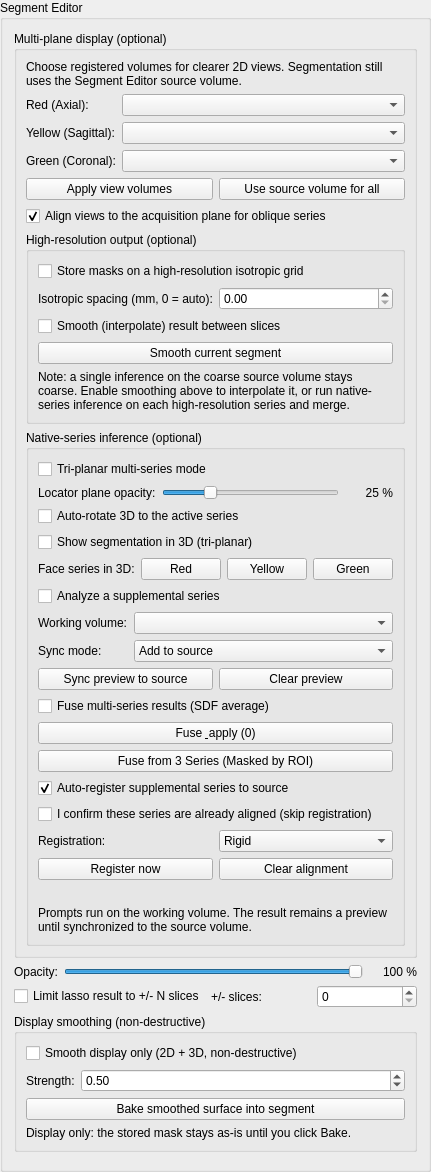
    <widget class="QGroupBox" name="segmentationGroup">
     <property name="title">
      <string>Segment Editor</string>
     </property>
     <layout class="QVBoxLayout" name="segmentEditorLayout">
      <item>
       <widget class="QGroupBox" name="planeDisplayGroup">
        <property name="title">
         <string>Multi-plane display (optional)</string>
        </property>
        <layout class="QVBoxLayout" name="verticalLayout_planeDisplay">
         <item>
          <widget class="QLabel" name="lblPlaneDisplayHelp">
           <property name="text">
            <string>Choose registered volumes for clearer 2D views. Segmentation still uses the Segment Editor source volume.</string>
           </property>
           <property name="wordWrap">
            <bool>true</bool>
           </property>
          </widget>
         </item>
         <item>
          <layout class="QFormLayout" name="formLayout_planeDisplay">
           <item row="0" column="0">
            <widget class="QLabel" name="lblRedDisplayVolume">
             <property name="text">
              <string>Red (Axial):</string>
             </property>
            </widget>
           </item>
           <item row="0" column="1">
            <widget class="qMRMLNodeComboBox" name="cbRedDisplayVolume">
             <property name="nodeTypes">
              <stringlist>
               <string>vtkMRMLScalarVolumeNode</string>
              </stringlist>
             </property>
             <property name="noneEnabled">
              <bool>true</bool>
             </property>
             <property name="addEnabled">
              <bool>false</bool>
             </property>
             <property name="removeEnabled">
              <bool>false</bool>
             </property>
             <property name="renameEnabled">
              <bool>false</bool>
             </property>
            </widget>
           </item>
           <item row="1" column="0">
            <widget class="QLabel" name="lblYellowDisplayVolume">
             <property name="text">
              <string>Yellow (Sagittal):</string>
             </property>
            </widget>
           </item>
           <item row="1" column="1">
            <widget class="qMRMLNodeComboBox" name="cbYellowDisplayVolume">
             <property name="nodeTypes">
              <stringlist>
               <string>vtkMRMLScalarVolumeNode</string>
              </stringlist>
             </property>
             <property name="noneEnabled">
              <bool>true</bool>
             </property>
             <property name="addEnabled">
              <bool>false</bool>
             </property>
             <property name="removeEnabled">
              <bool>false</bool>
             </property>
             <property name="renameEnabled">
              <bool>false</bool>
             </property>
            </widget>
           </item>
           <item row="2" column="0">
            <widget class="QLabel" name="lblGreenDisplayVolume">
             <property name="text">
              <string>Green (Coronal):</string>
             </property>
            </widget>
           </item>
           <item row="2" column="1">
            <widget class="qMRMLNodeComboBox" name="cbGreenDisplayVolume">
             <property name="nodeTypes">
              <stringlist>
               <string>vtkMRMLScalarVolumeNode</string>
              </stringlist>
             </property>
             <property name="noneEnabled">
              <bool>true</bool>
             </property>
             <property name="addEnabled">
              <bool>false</bool>
             </property>
             <property name="removeEnabled">
              <bool>false</bool>
             </property>
             <property name="renameEnabled">
              <bool>false</bool>
             </property>
            </widget>
           </item>
          </layout>
         </item>
         <item>
         <layout class="QHBoxLayout" name="horizontalLayout_planeDisplayActions">
           <item>
            <widget class="QPushButton" name="pbApplyPlaneDisplayVolumes">
             <property name="toolTip">
              <string>Use the selected registered volumes as the Red, Yellow, and Green slice-view backgrounds. Empty selections fall back to the current Segment Editor source volume.</string>
             </property>
             <property name="text">
              <string>Apply view volumes</string>
             </property>
            </widget>
           </item>
           <item>
            <widget class="QPushButton" name="pbResetPlaneDisplayVolumes">
             <property name="toolTip">
              <string>Restore the current Segment Editor source volume as the background in all three slice views.</string>
             </property>
             <property name="text">
              <string>Use source volume for all</string>
             </property>
            </widget>
          </item>
         </layout>
        </item>
        <item>
         <widget class="QCheckBox" name="cbSnapSlicesToGrid">
          <property name="toolTip">
           <string>For obliquely acquired series, the standard axial/sagittal/coronal views reslice the volume at an angle, so scrolling never lands on the real acquired slices. Enable this to rotate the slice views to the series' own acquisition planes: the image is straightened, the slice-intersection cross follows the real series axes, and one view scrolls through the original slices. Axis-aligned series are left unchanged.</string>
          </property>
          <property name="text">
           <string>Align views to the acquisition plane for oblique series</string>
          </property>
          <property name="checked">
           <bool>true</bool>
          </property>
         </widget>
        </item>
        <item>
         <widget class="QGroupBox" name="highResOutputGroup">
          <property name="title">
           <string>High-resolution output (optional)</string>
          </property>
          <layout class="QVBoxLayout" name="verticalLayout_highResOutput">
           <item>
            <widget class="QCheckBox" name="cbEnableHighResOutput">
             <property name="toolTip">
              <string>Store the segment on a high-resolution isotropic grid instead of the coarse source volume, so results stay sharp in all three planes. A larger field of view at fine spacing uses more memory.</string>
             </property>
             <property name="text">
              <string>Store masks on a high-resolution isotropic grid</string>
             </property>
            </widget>
           </item>
           <item>
            <layout class="QFormLayout" name="formLayout_highResOutput">
             <item row="0" column="0">
              <widget class="QLabel" name="lblOutputSpacing">
               <property name="text">
                <string>Isotropic spacing (mm, 0 = auto):</string>
               </property>
              </widget>
             </item>
             <item row="0" column="1">
              <widget class="QDoubleSpinBox" name="sbOutputSpacing">
               <property name="decimals">
                <number>2</number>
               </property>
               <property name="minimum">
                <double>0.000000000000000</double>
               </property>
               <property name="maximum">
                <double>10.000000000000000</double>
               </property>
               <property name="singleStep">
                <double>0.100000000000000</double>
               </property>
               <property name="value">
                <double>0.000000000000000</double>
               </property>
              </widget>
             </item>
            </layout>
           </item>
           <item>
            <widget class="QCheckBox" name="cbSmoothInterpolate">
             <property name="toolTip">
              <string>Interpolate each coarse segmentation result onto the high-resolution grid using shape-based (signed-distance) interpolation, so the boundary is smooth in all three planes instead of stair-stepped. Requires the high-resolution output grid; enabling this turns it on automatically.</string>
             </property>
             <property name="text">
              <string>Smooth (interpolate) result between slices</string>
             </property>
            </widget>
           </item>
           <item>
            <widget class="QPushButton" name="pbSmoothCurrentSegment">
             <property name="toolTip">
              <string>Re-run shape-based smoothing on the whole current segment, e.g. after erasing or other manual edits. Requires the high-resolution output grid; clicking enables it if needed. Undoable from the Segment Editor.</string>
             </property>
             <property name="text">
              <string>Smooth current segment</string>
             </property>
            </widget>
           </item>
           <item>
            <widget class="QLabel" name="lblHighResOutputHelp">
             <property name="text">
              <string>Note: a single inference on the coarse source volume stays coarse. Enable smoothing above to interpolate it, or run native-series inference on each high-resolution series and merge.</string>
             </property>
             <property name="wordWrap">
              <bool>true</bool>
             </property>
            </widget>
           </item>
          </layout>
         </widget>
        </item>
        <item>
         <widget class="QGroupBox" name="nativeSeriesInferenceGroup">
          <property name="title">
           <string>Native-series inference (optional)</string>
          </property>
          <layout class="QVBoxLayout" name="verticalLayout_nativeSeriesInference">
           <item>
            <widget class="QCheckBox" name="cbTriPlanarMode">
             <property name="toolTip">
              <string>Tri-planar multi-series mode: route each interaction to the series shown in the view you click, auto-assign axial/sagittal/coronal series to the Red/Yellow/Green views, and direction-weighted-fuse the three directions after every interaction to reduce through-plane staircase artifacts. Requires three co-registered series.</string>
             </property>
             <property name="text">
              <string>Tri-planar multi-series mode</string>
             </property>
            </widget>
           </item>
           <item>
            <layout class="QHBoxLayout" name="horizontalLayout_planeOpacity">
             <item>
              <widget class="QLabel" name="lblPlaneOpacity">
               <property name="text">
                <string>Locator plane opacity:</string>
               </property>
              </widget>
             </item>
             <item>
              <widget class="QSlider" name="sldPlaneOpacity">
               <property name="toolTip">
                <string>Opacity of the filled tri-planar locator planes shown in the 3D view.</string>
               </property>
               <property name="minimum">
                <number>0</number>
               </property>
               <property name="maximum">
                <number>100</number>
               </property>
               <property name="value">
                <number>25</number>
               </property>
               <property name="orientation">
                <enum>Qt::Horizontal</enum>
               </property>
              </widget>
             </item>
             <item>
              <widget class="QLabel" name="lblPlaneOpacityValue">
               <property name="minimumSize">
                <size>
                 <width>48</width>
                 <height>0</height>
                </size>
               </property>
               <property name="text">
                <string>25 %</string>
               </property>
               <property name="alignment">
                <set>Qt::AlignRight|Qt::AlignTrailing|Qt::AlignVCenter</set>
               </property>
              </widget>
             </item>
            </layout>
           </item>
           <item>
            <widget class="QCheckBox" name="cbAutoRotateCamera">
             <property name="toolTip">
              <string>When enabled, the 3D camera automatically rotates to face the series of the view you interact in (place a point/box/lasso/scribble).</string>
             </property>
             <property name="text">
              <string>Auto-rotate 3D to the active series</string>
             </property>
            </widget>
           </item>
           <item>
            <widget class="QCheckBox" name="cbShow3DTriPlanar">
             <property name="toolTip">
              <string>When enabled, the segmentation's 3D surface is shown in tri-planar mode. It is rebuilt once after you pause interacting (a heavy operation on the large fused grid), not on every interaction.</string>
             </property>
             <property name="text">
              <string>Show segmentation in 3D (tri-planar)</string>
             </property>
            </widget>
           </item>
           <item>
            <layout class="QHBoxLayout" name="horizontalLayout_faceSeries">
             <item>
              <widget class="QLabel" name="lblFaceSeries">
               <property name="text">
                <string>Face series in 3D:</string>
               </property>
              </widget>
             </item>
             <item>
              <widget class="QPushButton" name="pbFaceRed">
               <property name="toolTip">
                <string>Rotate the 3D camera to face the Red view's series.</string>
               </property>
               <property name="text">
                <string>Red</string>
               </property>
              </widget>
             </item>
             <item>
              <widget class="QPushButton" name="pbFaceYellow">
               <property name="toolTip">
                <string>Rotate the 3D camera to face the Yellow view's series.</string>
               </property>
               <property name="text">
                <string>Yellow</string>
               </property>
              </widget>
             </item>
             <item>
              <widget class="QPushButton" name="pbFaceGreen">
               <property name="toolTip">
                <string>Rotate the 3D camera to face the Green view's series.</string>
               </property>
               <property name="text">
                <string>Green</string>
               </property>
              </widget>
             </item>
            </layout>
           </item>
           <item>
            <widget class="QCheckBox" name="cbEnableNativeSeriesInference">
             <property name="toolTip">
              <string>Run nnInteractive on a registered supplemental series. Results are previewed first and synchronized back to the Segment Editor source volume only when confirmed.</string>
             </property>
             <property name="text">
              <string>Analyze a supplemental series</string>
             </property>
            </widget>
           </item>
           <item>
            <layout class="QFormLayout" name="formLayout_nativeSeriesInference">
             <item row="0" column="0">
              <widget class="QLabel" name="lblInferenceWorkingVolume">
               <property name="text">
                <string>Working volume:</string>
               </property>
              </widget>
             </item>
             <item row="0" column="1">
              <widget class="qMRMLNodeComboBox" name="cbInferenceWorkingVolume">
               <property name="nodeTypes">
                <stringlist>
                 <string>vtkMRMLScalarVolumeNode</string>
                </stringlist>
               </property>
               <property name="noneEnabled">
                <bool>true</bool>
               </property>
               <property name="addEnabled">
                <bool>false</bool>
               </property>
               <property name="removeEnabled">
                <bool>false</bool>
               </property>
               <property name="renameEnabled">
                <bool>false</bool>
               </property>
              </widget>
             </item>
             <item row="1" column="0">
              <widget class="QLabel" name="lblInferenceSyncMode">
               <property name="text">
                <string>Sync mode:</string>
               </property>
              </widget>
             </item>
             <item row="1" column="1">
              <widget class="QComboBox" name="cbInferenceSyncMode">
               <item>
                <property name="text">
                 <string>Add to source</string>
                </property>
               </item>
               <item>
                <property name="text">
                 <string>Replace source</string>
                </property>
               </item>
               <item>
                <property name="text">
                 <string>Subtract from source</string>
                </property>
               </item>
               <item>
                <property name="text">
                 <string>Intersect source</string>
                </property>
               </item>
              </widget>
             </item>
            </layout>
           </item>
           <item>
            <layout class="QHBoxLayout" name="horizontalLayout_nativeSeriesInferenceActions">
             <item>
              <widget class="QPushButton" name="pbSyncInferenceResult">
               <property name="toolTip">
                <string>Merge the current supplemental-series preview into the Segment Editor source volume using the selected sync mode.</string>
               </property>
               <property name="text">
                <string>Sync preview to source</string>
               </property>
              </widget>
             </item>
             <item>
              <widget class="QPushButton" name="pbClearInferencePreview">
               <property name="toolTip">
                <string>Discard the supplemental-series preview without changing the source segment.</string>
               </property>
               <property name="text">
                <string>Clear preview</string>
               </property>
              </widget>
             </item>
            </layout>
           </item>
           <item>
            <widget class="QCheckBox" name="cbEnableSeriesFusion">
             <property name="toolTip">
              <string>Fuse the segmentation results of several registered series (e.g. axial, coronal, sagittal acquisitions) into one smooth mask using signed-distance averaging. Each series constrains the boundary in its own high-resolution plane, reducing through-plane staircase artifacts. Enable High-res output and run a lasso prompt on each series (via native-series inference), then click Fuse &amp; apply. Works best with the High-resolution output grid enabled.</string>
             </property>
             <property name="text">
              <string>Fuse multi-series results (SDF average)</string>
             </property>
            </widget>
           </item>
           <item>
            <widget class="QPushButton" name="pbFuseSeries">
             <property name="visible">
              <bool>false</bool>
             </property>
             <property name="toolTip">
              <string>SDF-average all collected per-series results into one smooth mask and write it into the current segment (undoable).</string>
             </property>
             <property name="text">
              <string>Fuse &amp; apply (0)</string>
             </property>
            </widget>
           </item>
           <item>
            <widget class="QPushButton" name="pbFuseThreeSeriesRoi">
             <property name="toolTip">
              <string>One click: draw a single lasso, then fuse three co-registered series into one smooth, high-resolution segment. The series shown in the lasso's own view is segmented with the real lasso; the two orthogonal series are segmented from positive point seeds derived from the lasso interior. Results are fused by field-of-view-weighted signed-distance averaging inside the lasso ROI (only series that actually image a voxel vote there), written into the current segment, and a smoothed 3D model is built. Assign a series to each of the Red/Yellow/Green views in the Multi-plane display panel first.</string>
             </property>
             <property name="text">
              <string>Fuse from 3 Series (Masked by ROI)</string>
             </property>
            </widget>
           </item>
           <item>
            <widget class="QCheckBox" name="cbAutoRegisterSupplemental">
             <property name="toolTip">
              <string>When the supplemental series uses a different DICOM frame of reference than the source volume (for example after a mid-exam localizer or repositioning), automatically run a rigid registration so prompts and masks land in the correct place.</string>
             </property>
             <property name="text">
              <string>Auto-register supplemental series to source</string>
             </property>
             <property name="checked">
              <bool>true</bool>
             </property>
            </widget>
           </item>
           <item>
            <widget class="QCheckBox" name="cbConfirmSeriesAligned">
             <property name="toolTip">
              <string>Skip registration when the DICOM frame of reference cannot be read. Only check this if you are certain the supplemental series is already aligned with the source volume.</string>
             </property>
             <property name="text">
              <string>I confirm these series are already aligned (skip registration)</string>
             </property>
            </widget>
           </item>
           <item>
            <layout class="QHBoxLayout" name="horizontalLayout_seriesAlignmentMode">
             <item>
              <widget class="QLabel" name="lblRegistrationMode">
               <property name="text">
                <string>Registration:</string>
               </property>
              </widget>
             </item>
             <item>
              <widget class="QComboBox" name="cbRegistrationMode">
               <property name="toolTip">
                <string>Rigid handles patient motion and repositioning. Use Affine only when a rigid fit leaves a large residual.</string>
               </property>
               <item>
                <property name="text">
                 <string>Rigid</string>
                </property>
               </item>
               <item>
                <property name="text">
                 <string>Affine</string>
                </property>
               </item>
              </widget>
             </item>
            </layout>
           </item>
           <item>
            <layout class="QHBoxLayout" name="horizontalLayout_seriesAlignmentActions">
             <item>
              <widget class="QPushButton" name="pbRegisterSupplemental">
               <property name="toolTip">
                <string>Manually register the current working volume to the source volume now, regardless of frame-of-reference detection.</string>
               </property>
               <property name="text">
                <string>Register now</string>
               </property>
              </widget>
             </item>
             <item>
              <widget class="QPushButton" name="pbClearAlignment">
               <property name="toolTip">
                <string>Remove any registration transforms and return the supplemental series to its original position.</string>
               </property>
               <property name="text">
                <string>Clear alignment</string>
               </property>
              </widget>
             </item>
            </layout>
           </item>
           <item>
            <widget class="QLabel" name="lblRegistrationStatus">
             <property name="text">
              <string/>
             </property>
             <property name="wordWrap">
              <bool>true</bool>
             </property>
            </widget>
           </item>
           <item>
            <widget class="QLabel" name="lblNativeSeriesInferenceHelp">
             <property name="text">
              <string>Prompts run on the working volume. The result remains a preview until synchronized to the source volume.</string>
             </property>
             <property name="wordWrap">
              <bool>true</bool>
             </property>
            </widget>
           </item>
          </layout>
         </widget>
        </item>
        </layout>
       </widget>
      </item>
      <item>
       <layout class="QHBoxLayout" name="horizontalLayout_segOpacity">
        <item>
         <widget class="QLabel" name="lblSegOpacity">
          <property name="text">
           <string>Opacity:</string>
          </property>
         </widget>
        </item>
        <item>
         <widget class="QSlider" name="sldSegmentOpacity">
          <property name="toolTip">
           <string>Display opacity of the currently selected segment (2D fill, outline, and 3D combined).</string>
          </property>
          <property name="minimum">
           <number>0</number>
          </property>
          <property name="maximum">
           <number>100</number>
          </property>
          <property name="value">
           <number>100</number>
          </property>
          <property name="orientation">
           <enum>Qt::Horizontal</enum>
          </property>
         </widget>
        </item>
        <item>
         <widget class="QLabel" name="lblSegOpacityValue">
          <property name="minimumSize">
           <size>
            <width>48</width>
            <height>0</height>
           </size>
          </property>
          <property name="text">
           <string>100 %</string>
          </property>
          <property name="alignment">
           <set>Qt::AlignRight|Qt::AlignTrailing|Qt::AlignVCenter</set>
          </property>
         </widget>
        </item>
       </layout>
      </item>
      <item>
       <layout class="QHBoxLayout" name="horizontalLayout_lassoClip">
        <item>
         <widget class="QCheckBox" name="cbEnableLassoClip">
          <property name="text">
           <string>Limit lasso result to +/- N slices</string>
          </property>
          <property name="toolTip">
           <string>When checked, a lasso result is cropped to the lasso slice plus/minus N slices along the lasso plane axis. Only affects the Lasso tool.</string>
          </property>
         </widget>
        </item>
        <item>
         <widget class="QLabel" name="lblLassoClipN">
          <property name="text">
           <string>+/- slices:</string>
          </property>
         </widget>
        </item>
        <item>
         <widget class="QSpinBox" name="sbLassoClipN">
          <property name="toolTip">
           <string>0 keeps only the lasso slice.</string>
          </property>
          <property name="minimum">
           <number>0</number>
          </property>
          <property name="maximum">
           <number>200</number>
          </property>
          <property name="value">
           <number>0</number>
          </property>
         </widget>
        </item>
       </layout>
      </item>
      <item>
       <widget class="QGroupBox" name="displaySmoothGroup">
        <property name="title">
         <string>Display smoothing (non-destructive)</string>
        </property>
        <layout class="QVBoxLayout" name="verticalLayout_displaySmooth">
         <item>
          <widget class="QCheckBox" name="cbDisplaySmooth">
           <property name="toolTip">
            <string>Smooth only the display: both the 2D slice outlines and the 3D surface are rendered from a smoothed closed surface, while the stored segment labelmap is left unchanged. Independent of the Smooth (interpolate) data option above. Use Bake to make the smoothed shape the stored data (for export).</string>
           </property>
           <property name="text">
            <string>Smooth display only (2D + 3D, non-destructive)</string>
           </property>
          </widget>
         </item>
         <item>
          <layout class="QFormLayout" name="formLayout_displaySmooth">
           <item row="0" column="0">
            <widget class="QLabel" name="lblDisplaySmoothStrength">
             <property name="text">
              <string>Strength:</string>
             </property>
            </widget>
           </item>
           <item row="0" column="1">
            <widget class="QDoubleSpinBox" name="sbDisplaySmoothStrength">
             <property name="toolTip">
              <string>Surface smoothing strength (0 = none, 1 = maximal).</string>
             </property>
             <property name="minimum">
              <double>0.000000000000000</double>
             </property>
             <property name="maximum">
              <double>1.000000000000000</double>
             </property>
             <property name="singleStep">
              <double>0.100000000000000</double>
             </property>
             <property name="value">
              <double>0.500000000000000</double>
             </property>
            </widget>
           </item>
          </layout>
         </item>
         <item>
          <widget class="QPushButton" name="pbBakeDisplaySmooth">
           <property name="toolTip">
            <string>Bake the currently displayed smooth surface into the segment labelmap (destructive, on demand). After baking, what is stored matches what is shown, so the smoothed result can be exported. The original is restored if the conversion fails.</string>
           </property>
           <property name="text">
            <string>Bake smoothed surface into segment</string>
           </property>
          </widget>
         </item>
         <item>
          <widget class="QLabel" name="lblDisplaySmoothHelp">
           <property name="text">
            <string>Display only: the stored mask stays as-is until you click Bake.</string>
           </property>
           <property name="wordWrap">
            <bool>true</bool>
           </property>
          </widget>
         </item>
        </layout>
       </widget>
      </item>
      <item>
       <widget class="qMRMLSegmentEditorWidget" name="editor_widget">
        <property name="defaultTerminologyEntrySettingsKey">
         <string notr="true"/>
        </property>
       </widget>
      </item>
     </layout>
    </widget>
